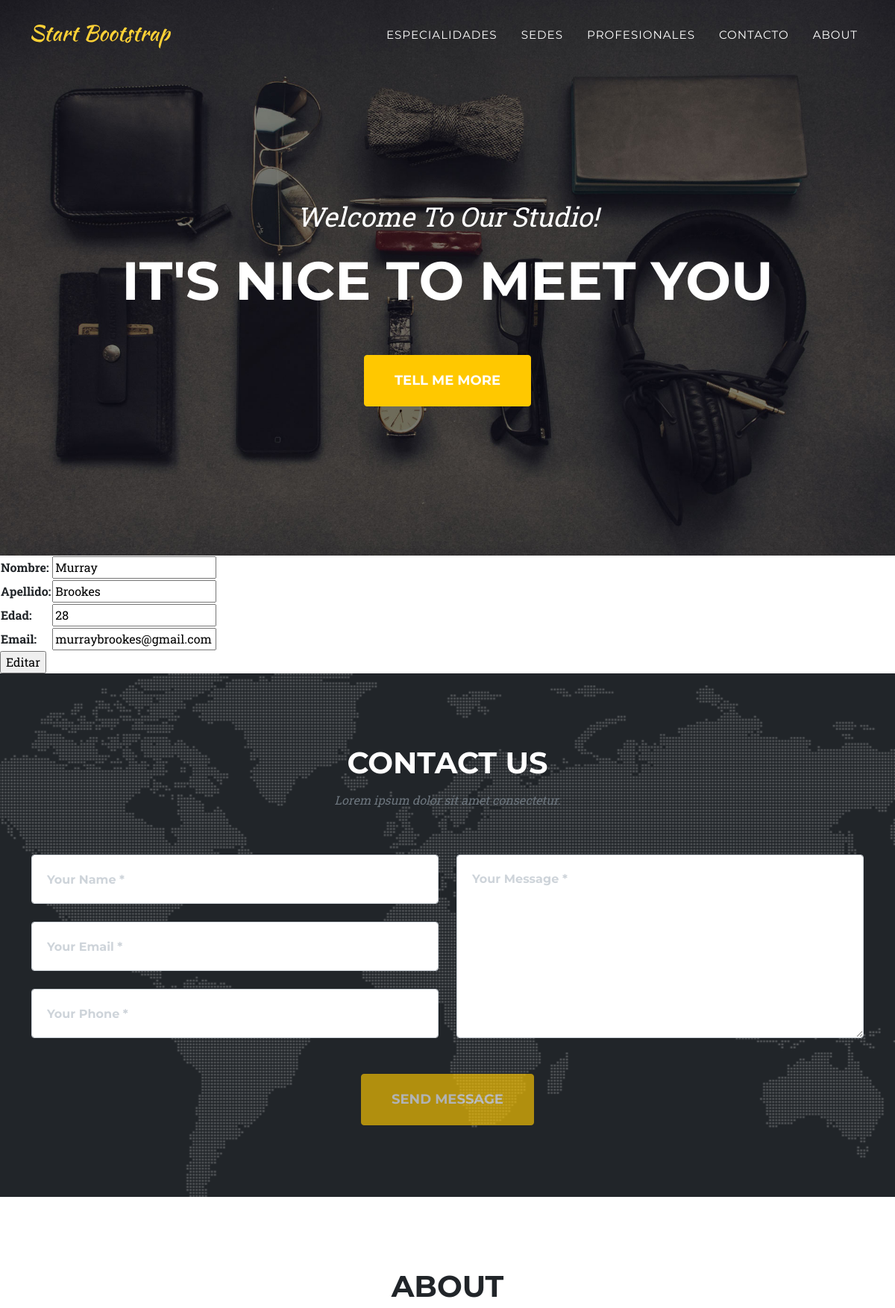
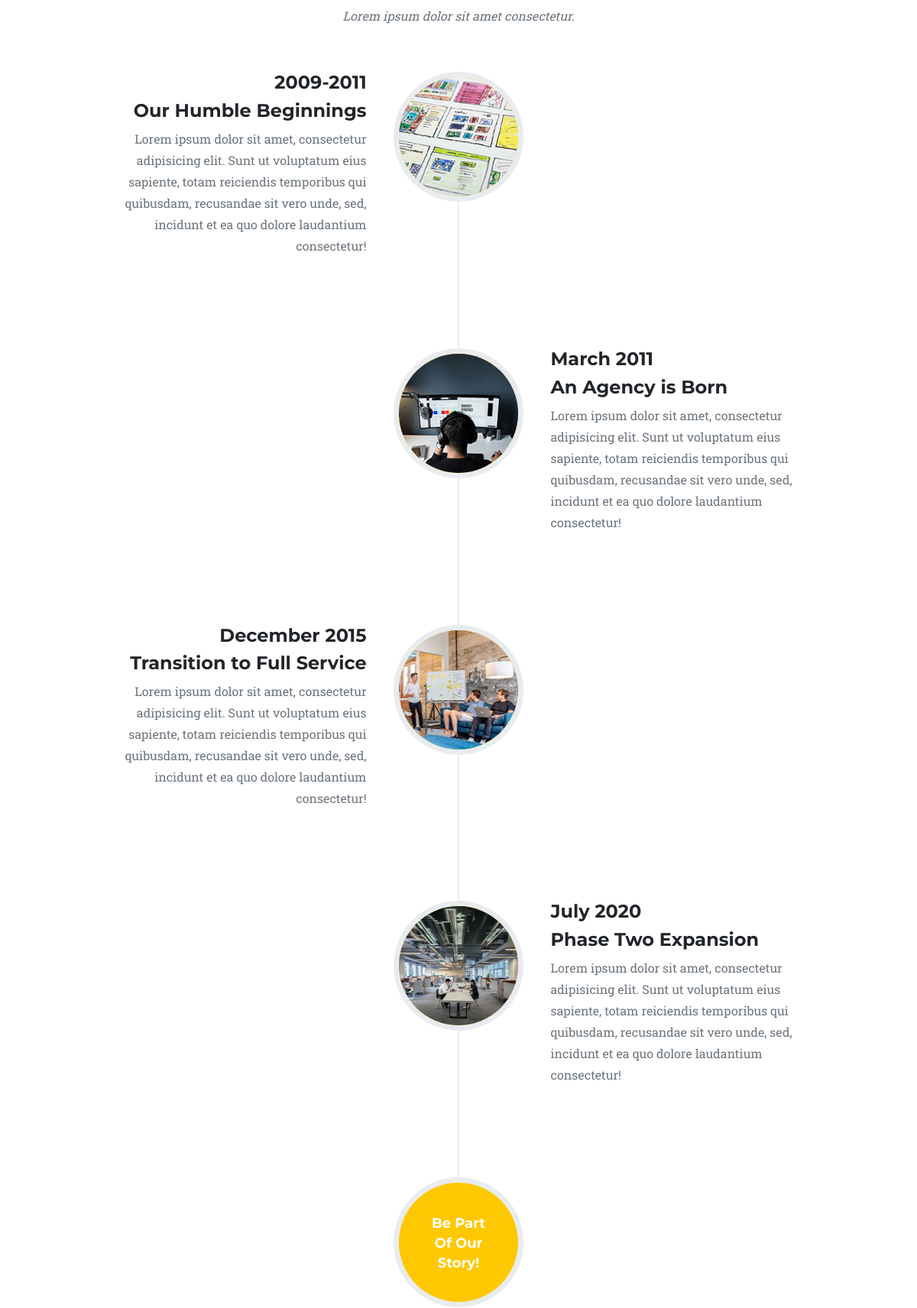
Screenshot of /profesionalEditar/ASD-48953 (upper part) with the database file from the repository (2 pictures, top to bottom).
### appHospital/models.py (models this page shows, shortened)
class Profesional(models.Model):
    id = models.CharField(max_length=40, default=uuid.uuid4(), primary_key=True)
    nombre = models.CharField(max_length=20)
    apellido = models.CharField(max_length=20)
    matrícula = models.CharField(max_length=15)
    edad = models.IntegerField(max_length=3)
    email = models.EmailField()
    especialidad = models.ForeignKey(Especialidad, on_delete=models.CASCADE)
    hospital = models.ForeignKey(Hospital, on_delete=models.CASCADE)

### appHospital/views.py (the view)
# urls.py: path('profesionalEditar/<matrícula>', profesionalEditar, name='ProfesionalEditar'),
def profesionalEditar(request, matrícula):
    profesional = Profesional.objects.get(matrícula=matrícula)
    if request.method == 'POST':
        miFormulario = ProfesionalEditar(request.POST)
        if miFormulario.is_valid():
            informacion = miFormulario.cleaned_data
            profesional.nombre = informacion['nombre']
            profesional.apellido = informacion['apellido']
            profesional.edad = informacion['edad']
            profesional.email = informacion['email']
            profesional.save()
            profesionales = Profesional.objects.all()
            contexto = {'profesionales': profesionales}
            return render(request, 'profesional.html', contexto)
    else:
        miFormulario = ProfesionalEditar(initial={'nombre': profesional.nombre, 'apellido': profesional.apellido, 'edad': profesional.edad, 'email': profesional.email})
        contexto = {'miFormulario':miFormulario, 'matrícula':matrícula}
        return render(request, 'profesionalEditar.html', contexto)

### appHospital/forms.py
class ProfesionalEditar(forms.Form):
    nombre = forms.CharField(max_length=20)
    apellido = forms.CharField(max_length=20)
    edad = forms.IntegerField()
    email = forms.EmailField()

### appHospital/Templates/appHospital/profesionalEditar.html
{% extends 'appHospital/Padre.html' %}
{% load static %}
{% block topPage %}
<a class="navbar-brand" href=" {% url 'index' %}"><img src="assets/img/navbar-logo.svg" alt="..." /></a>
{% endblock %}
{% block changingContent %}
<form action="{% url 'ProfesionalEditar' matrícula %}" method="POST">{% csrf_token %}
    <table>
        {{miFormulario.as_table}}
    </table>
    <input type="submit" value="Editar">
</form>
{% endblock %}

### rows the page displays
Profesional: nombre "Murray", apellido "Brookes", edad "28", email "murraybrookes@gmail.com"
